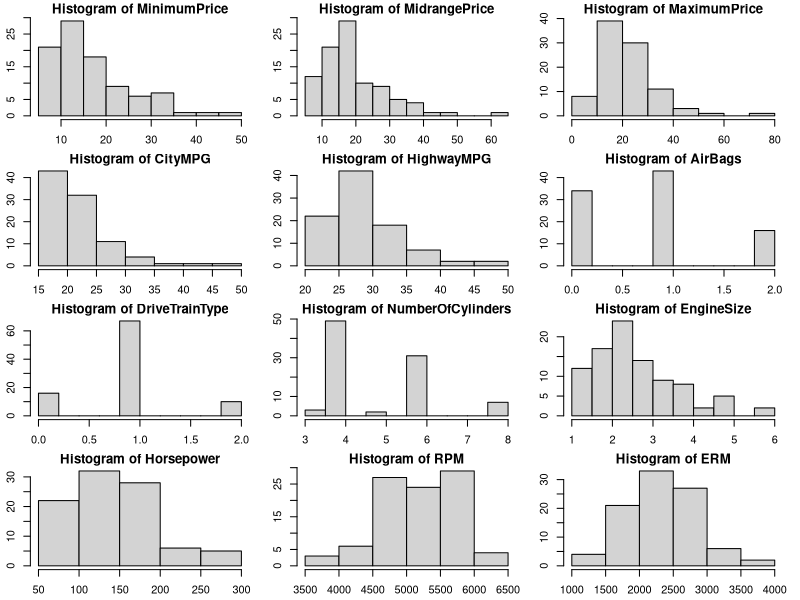
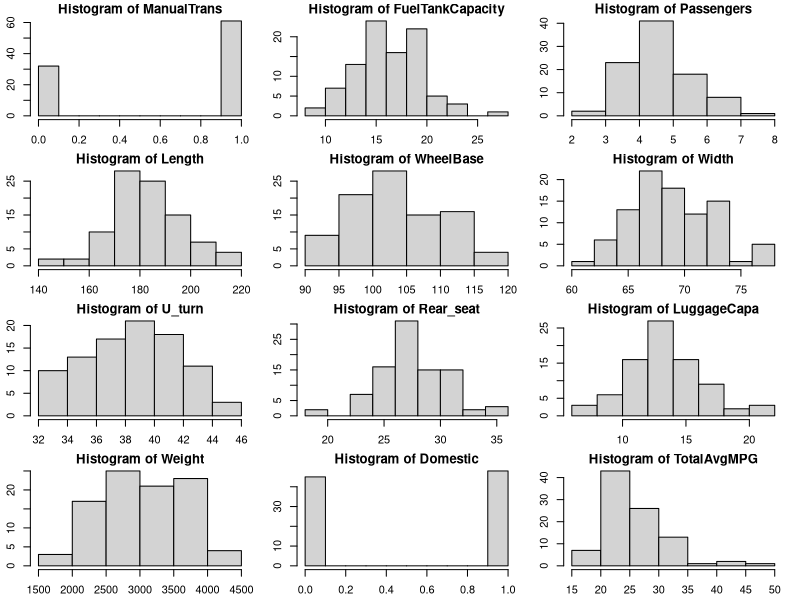
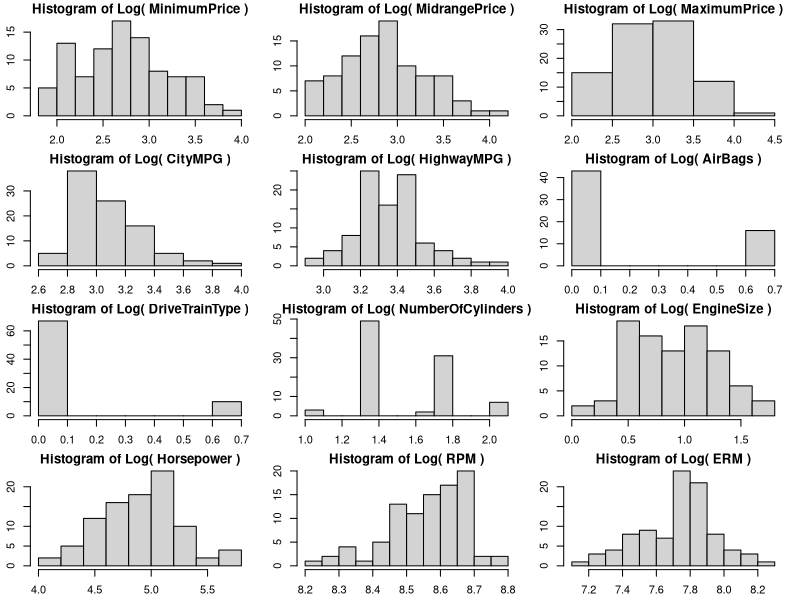
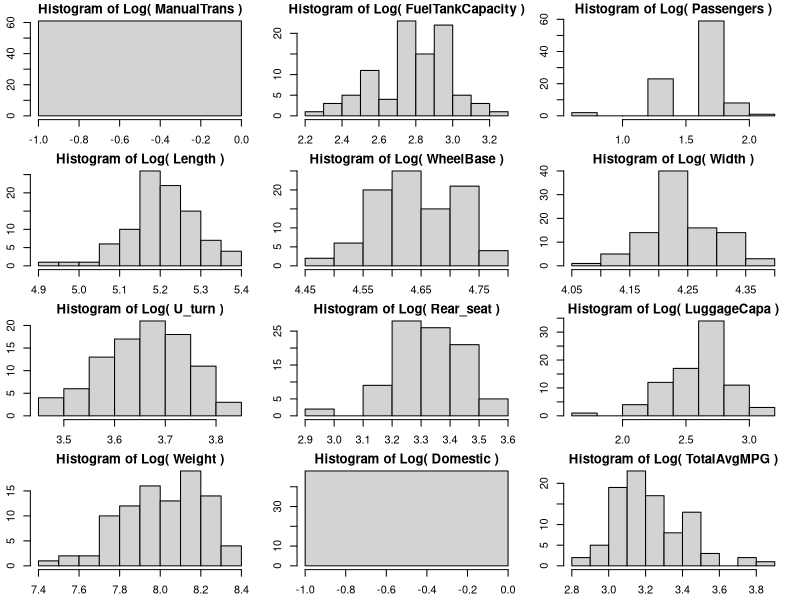
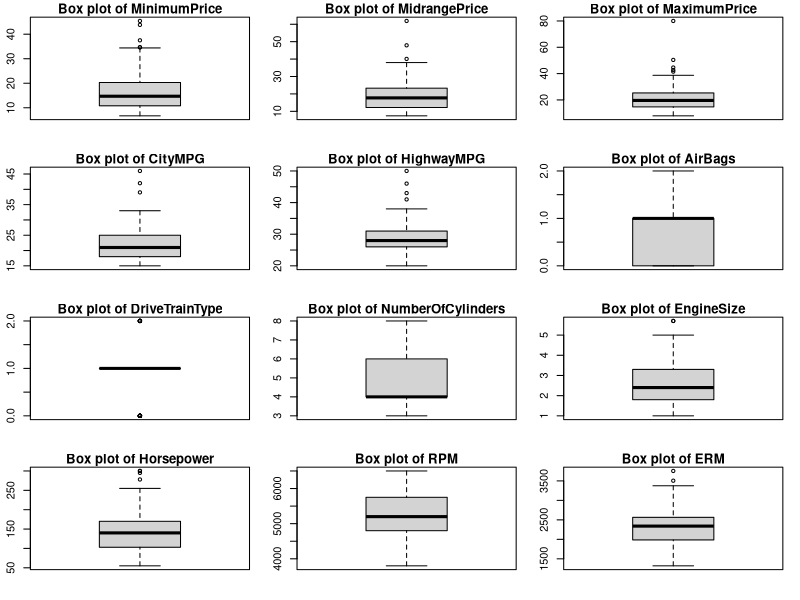
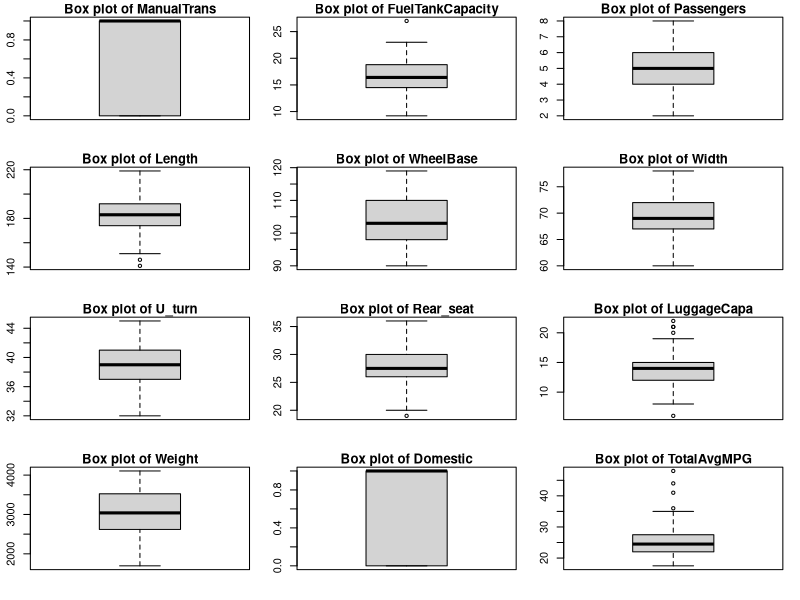
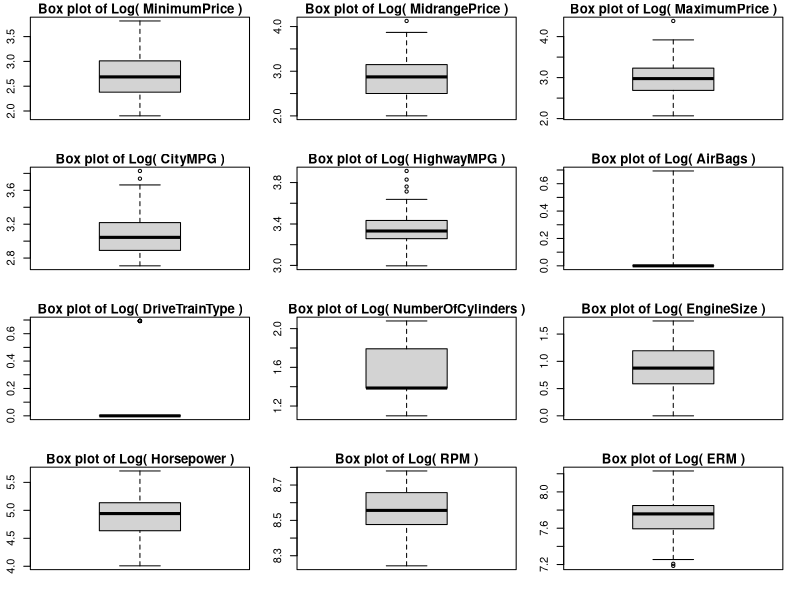
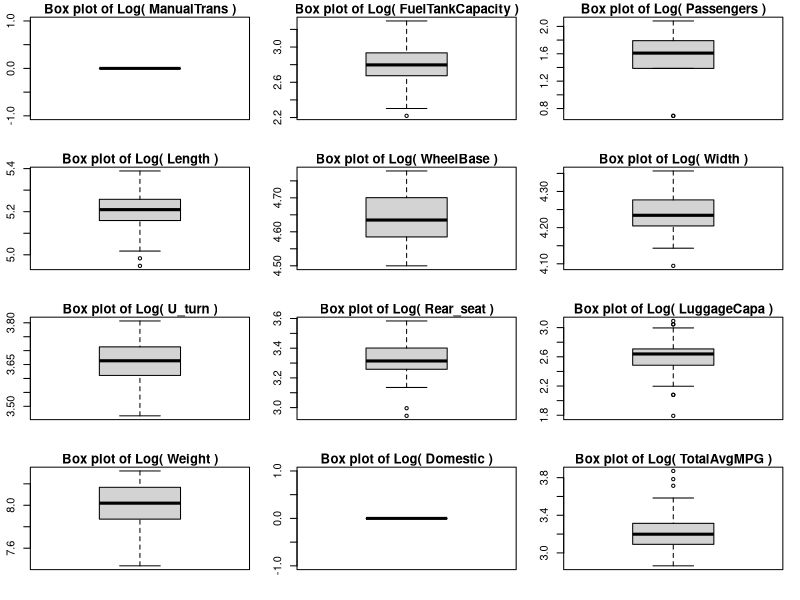

Source code (R) for these figures, in order:
# download any needed libraries
library("here") # library to work with relative paths
library("readxl") # library to read excel files (better than csv)
library("ggplot2") # library for plotting 
par(mar=c(2.3,2.3,1.3,1.3)) # change params for normal-sized plotting

#dev.off(dev.list()["RStudioGD"])       # uncomment to clear all plots

cars <-read_excel(here("Dataset", "93Cars_values.xlsx")) # read excel
#View(cars)      # view dataset


columns <- colnames(cars)  # save column names as a list



                        #      PLOTS      #


# Histograms

par(mfrow = c(4, 3))  # Set up a 4 x 3 plotting space
for (i in columns[4:27]) { # Loop over 24 columns 4-27 (1-3 are categorical)
  
  # Plot histogram of x
  hist(cars[[i]],main = paste("Histogram of" , i))
}



# Log() Histograms

par(mfrow = c(4, 3))  # Set up a 4 x 3 plotting space
for (i in columns[4:27]) { # Loop over 24 columns 4-27 (1-3 are categorical)
  
  # Plot histogram of x
  hist(log(cars[[i]]),main = paste("Histogram of Log(" ,i,")"))
}


 
# Box Plots

par(mfrow = c(4, 3))  # Set up a 4 x 3 plotting space
for (i in columns[4:27]) { # Loop over 24 columns 4-27 (1-3 are categorical)
  
  # Plot box plot of x
  boxplot(cars[[i]],main = paste("Box plot of" , i))
}



# Log() Box Plots

par(mfrow = c(4, 3))  # Set up a 4 x 3 plotting space
for (i in columns[4:27]) { # Loop over 24 columns 4-27 (1-3 are categorical)
  
  # Plot box plot of x
  boxplot(log(cars[[i]]),main = paste("Box plot of Log(" ,i, ")"))
}
